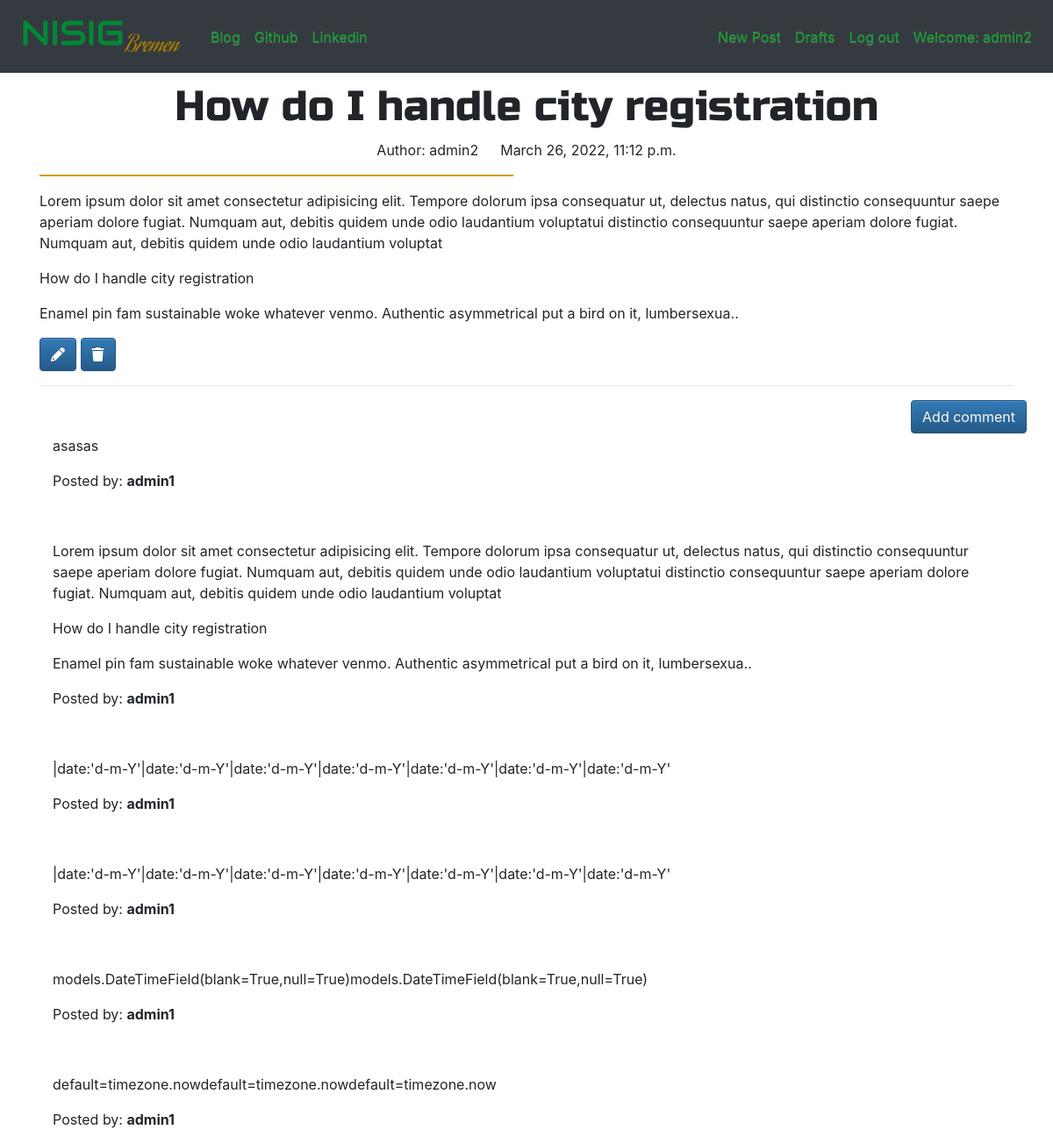
Page /post/1/ (signed in) on the committed database.
### nsig_blog/models.py (models this page shows, shortened)
class Post(models.Model):
    author=models.ForeignKey(User, on_delete=models.CASCADE,null=True) # connects each author to an auth user
    published_date=models.DateTimeField(blank=True,null=True)
    title=models.CharField(max_length=200)
    create_date=models.DateTimeField(default=timezone.now)
    text=models.TextField()

class Comment(models.Model):
    post=models.ForeignKey('nsig_blog.Post', related_name='comments', on_delete=models.CASCADE) #connects each comment to a post
    author=models.CharField(max_length=100)
    text=models.TextField()
    create_date=models.DateTimeField(default=timezone.now)
    approved_comment=models.BooleanField(default=False)

### nsig_blog/views.py (the view)
# urls.py: path('post/<int:pk>/',views.PostDetailView.as_view(),name='post_detail'),
class PostDetailView (DetailView):
    model=Post

### nsig_blog/templates/nsig_blog/post_detail.html (shortened to what this page needs)
{% extends "nsig_blog/base.html" %}
{% block bodyblk %}
    <h1 class="posttitle ">{{post.title}}</h1>
    {% if post.published_date %}
      <div class="date postdate ">
        <p> Author: {{post.author}} &emsp; {{ post.published_date }}</p>
      </div>
    {% else %}
      <a class="btn post-btn" href="{% url 'post_publish' pk=post.pk %}">Publish</a>
    {% endif %}
    <div>
     <p class="postcontent">{{ post.text|safe|linebreaksbr}}</p>
    </div>
    {% if user.is_authenticated %}
      <a class="btn btn-primary" href="{% url 'post_edit' pk=post.pk %}">
         <i class="fas fa-pencil"></i>
      </a>
      <a class="btn btn-primary" href="{% url 'post_remove' pk=post.pk %}">
        <span ><i class="fa-solid fa-trash"></i></span>
    </a>
    {% endif %}
    <hr>
    <a class="btn btn-primary btn-comment" href="{% url 'add_comment_to_post' pk=post.pk %}">Add comment</a>
    <div class="container">
        {% for comment in post.comments.all %}
        <br>
            {% if user.is_authenticated or comment.approved_comment %}
                <p>{{ comment.text|safe|linebreaks }}</p>
                <p>Posted by: <strong>{{ comment.author }}</strong></p>
            {% endif %}
        {% empty %}
            <p>No comments posted.</p>
        {% endfor %}
    </div>
{% endblock %}

### nsig_blog/templates/nsig_blog/base.html (shortened to what this page needs)
<!DOCTYPE html>
{% load static %}
<html lang="en">
<head>
    <link rel="stylesheet" href="//cdn.jsdelivr.net/npm/medium-editor@latest/dist/css/medium-editor.min.css" type="text/css" media="screen" charset="utf-8">
    <link rel="stylesheet" href="https://stackpath.bootstrapcdn.com/bootstrap/4.4.1/css/bootstrap.min.css">
    <link rel="stylesheet" href="https://maxcdn.bootstrapcdn.com/bootstrap/3.3.7/css/bootstrap-theme.min.css">
    <link rel="stylesheet" href="{% static 'css/nsig_blog.css' %}">
    <link rel="stylesheet" href="https://cdnjs.cloudflare.com/ajax/libs/font-awesome/6.0.0/css/all.min.css">
</head>
<body class="">
    <nav class="navbar navbar-expand-lg navbar-dark bg-dark  techfont loader" style="background-color: #e3f2fd;">
        <a href="{% url 'post_list' %}" class="navbar-brand bigbrand"><img src="{% static 'logo/download.png' %}" alt="NSIG Bremen Logo"></a>
        <div class="collapse navbar-collapse" id="navbarNav">
            <ul class="navbar-nav mr-auto">
                <li class="nav-item active" ><a href="{% url 'post_list' %}" class="nav-link navtex navtex">Blog</a></li>
                <li class="nav-item"><a href="https://github.com/david13pod" class="nav-link navtex">Github</a></li>
                <li class="nav-item"><a href="https://www.linkedin.com/in/oluwapelumi-o-296805a1/" class="nav-link navtex">Linkedin</a></li>
            </ul>
            <ul class="navbar-nav ml-auto">
                {% if user.is_authenticated %}
                <li>
                    <a class="nav-link navtex" href="{% url 'post_new' %}">New Post</a>
                </li>
                <li>
                    <a class="nav-link navtex" href="{% url 'post_draft' %}">Drafts</a>
                </li>
                <li>
                    <a class="nav-link navtex" href="{% url 'nsig_blog_logout' %}">Log out</a>
                </li>
                <li>
                    <a class="nav-link navtex" >Welcome: {{user.username}}</a>
                </li>
                {% else %}
                <li class="nav-item">
                    <a class="nav-link navtex" href="{% url 'nsig_blog_login' %}"><i class="fa-solid fa-user"></i>Login</a>
                </li>
                {% endif %}
            </ul>
        </div>
    </nav>
    <div class="content container">
        <div class="row">
            <div class="col">
              <div class="blog_posts">
                {% block bodyblk %}
                {% endblock %}
              </div>
            </div>
        </div>
    </div>
</body>
</html>

### nsig_blog/static/css/nsig_blog.css (style rules this page uses)
.loader { filter:hue-rotate(0deg); color: linear-gradient(45deg,#0f8,#08f); animation:hue 5000ms infinite linear; }
body { font-size: 16px; }
.container { width: 100%; }
.techfont { font-size: 1.0em; margin-bottom: 10px; }
.navtex { color: #0fa128 !important; }
.postdate { text-align: center; }
.posttitle { font-family: 'Russo One', sans-serif; font-size: 3em; text-align: center; }
.postcontent { font-family: 'Montserrat'; font-size: 1em; border: 1px solid rgb(204, 157, 2); width: 45vw; }
.btn-comment { position: absolute; right: 0px; }
.bigbrand { font-size: 1.5em; }

### rows in the picture
Post: title "How do I handle city registration", author "admin2", published_date "March 26, 2022, 11:12 p.m.", text "Lorem ipsum dolor sit amet consectetur adipisicing elit. Tempore dolorum ipsa consequatur ut, delectus natus, qui distinctio consequuntur saepe aperiam dolore fugiat. Numquam aut, debitis quidem unde odio laudantium voluptatui distinctio consequuntur saepe aperiam dolore fugiat. Numquam aut, debitis quidem unde odio laudantium voluptat How do I handle city registration Enamel pin fam sustainable woke whatever venmo. Authentic asymmetrical put a bird on it, lumbersexua.."
Comment: text "asasas", author "admin1"
Comment: text "Lorem ipsum dolor sit amet consectetur adipisicing elit. Tempore dolorum ipsa consequatur ut, delectus natus, qui distinctio consequuntur saepe aperiam dolore fugiat. Numquam aut, debitis quidem unde odio laudantium voluptatui distinctio consequuntur saepe aperiam dolore fugiat. Numquam aut, debitis quidem unde odio laudantium voluptat How do I handle city registration Enamel pin fam sustainable woke whatever venmo. Authentic asymmetrical put a bird on it, lumbersexua..", author "admin1"
Comment: text "|date:'d-m-Y'|date:'d-m-Y'|date:'d-m-Y'|date:'d-m-Y'|date:'d-m-Y'|date:'d-m-Y'|date:'d-m-Y'", author "admin1"
Comment: text "|date:'d-m-Y'|date:'d-m-Y'|date:'d-m-Y'|date:'d-m-Y'|date:'d-m-Y'|date:'d-m-Y'|date:'d-m-Y'", author "admin1"
Comment: text "models.DateTimeField(blank=True,null=True)models.DateTimeField(blank=True,null=True)", author "admin1"
Comment: text "default=timezone.nowdefault=timezone.nowdefault=timezone.now", author "admin1"

### other values in the picture
{{ user.username }} "admin2"
